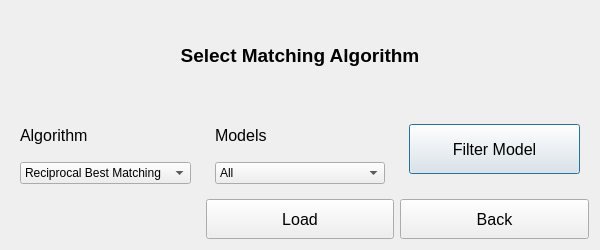
<?xml version="1.0" encoding="UTF-8"?>
<ui version="4.0">
  <class>SelectAlgorithmWindow</class>
  <widget class="QDialog" name="SelectAlgorithmWindow">
    <property name="geometry">
      <rect>
        <x>0</x>
        <y>0</y>
        <width>600</width>
        <height>250</height>
      </rect>
    </property>
    <property name="windowTitle">
      <string>Select Matching Algorithm</string>
    </property>
    <layout class="QGridLayout" name="gridLayout">
      <item row="0" column="0" colspan="3">
        <widget class="QLabel" name="title_label">
          <property name="text">
            <string>Select Matching Algorithm</string>
          </property>
          <property name="font">
            <font>
              <pointsize>14</pointsize>
              <weight>75</weight>
              <bold>true</bold>
            </font>
          </property>
          <property name="alignment">
            <set>Qt::AlignCenter</set>
          </property>
        </widget>
      </item>
      <item row="1" column="0">
        <widget class="QFrame" name="algorithm_frame">
          <layout class="QHBoxLayout" name="horizontalLayout">
            <item>
              <layout class="QVBoxLayout" name="verticalLayout">
                <item>
                  <widget class="QLabel" name="algorithm_label">
                    <property name="text">
                      <string>Algorithm</string>
                    </property>
                    <property name="font">
                      <font>
                        <pointsize>12</pointsize>
                      </font>
                    </property>
                  </widget>
                </item>
                <item>
                  <widget class="QComboBox" name="algorithm_combo">
                    <item>
                      <property name="text">
                        <string>Reciprocal Best Matching</string>
                      </property>
                    </item>
                    <item>
                      <property name="text">
                        <string>Greedy Matching</string>
                      </property>
                    </item>
                    <item>
                      <property name="text">
                        <string>Hungarian Matching</string>
                      </property>
                    </item>
                  </widget>
                </item>
              </layout>
            </item>
          </layout>
        </widget>
      </item>
      <item row="1" column="1">
        <widget class="QFrame" name="models_frame">
          <layout class="QHBoxLayout" name="horizontalLayout_2">
            <item>
              <layout class="QVBoxLayout" name="verticalLayout_2">
                <item>
                  <widget class="QLabel" name="models_label">
                    <property name="text">
                      <string>Models</string>
                    </property>
                    <property name="font">
                      <font>
                        <pointsize>12</pointsize>
                      </font>
                    </property>
                  </widget>
                </item>
                <item>
                  <widget class="QComboBox" name="models_combo">
                    <item>
                      <property name="text">
                        <string>All</string>
                      </property>
                    </item>
                    <item>
                      <property name="text">
                        <string>Only Unmatched</string>
                      </property>
                    </item>
                  </widget>
                </item>
              </layout>
            </item>
          </layout>
        </widget>
      </item>
      <item row="1" column="2">
        <widget class="QFrame" name="filter_frame">
          <layout class="QHBoxLayout" name="horizontalLayout_3">
            <item>
              <widget class="QPushButton" name="filter_button">
                <property name="text">
                  <string>Filter Model</string>
                </property>
                <property name="font">
                  <font>
                    <pointsize>12</pointsize>
                  </font>
                </property>
                <property name="minimumSize">
                  <size>
                    <width>120</width>
                    <height>50</height>
                  </size>
                </property>
              </widget>
            </item>
          </layout>
        </widget>
      </item>
      <item row="2" column="1">
        <widget class="QPushButton" name="load_button">
          <property name="text">
            <string>Load</string>
          </property>
          <property name="font">
            <font>
              <pointsize>12</pointsize>
            </font>
          </property>
          <property name="minimumSize">
            <size>
              <width>100</width>
              <height>40</height>
            </size>
          </property>
        </widget>
      </item>
      <item row="2" column="2">
        <widget class="QPushButton" name="back_button">
          <property name="text">
            <string>Back</string>
          </property>
          <property name="font">
            <font>
              <pointsize>12</pointsize>
            </font>
          </property>
          <property name="minimumSize">
            <size>
              <width>100</width>
              <height>40</height>
            </size>
          </property>
        </widget>
      </item>
    </layout>
  </widget>
  <resources/>
  <connections/>
</ui>
